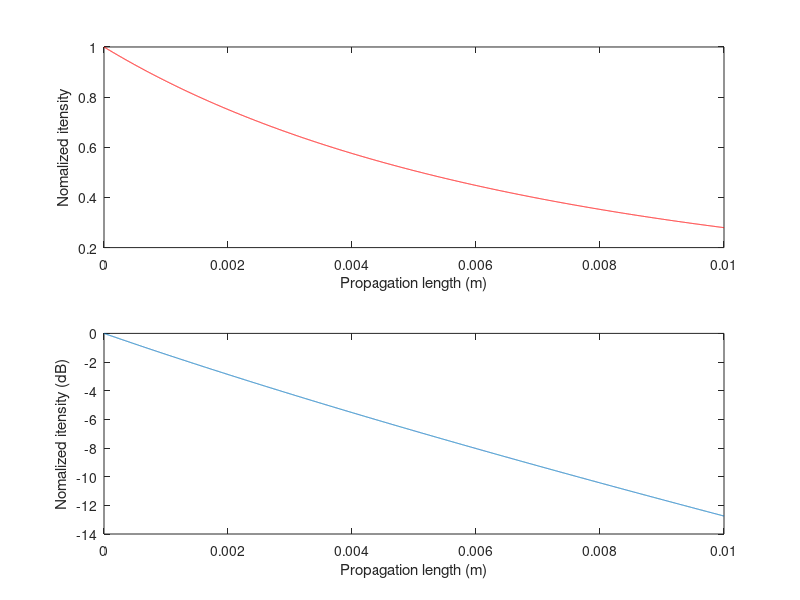

Write the MATLAB code that produced this figure.
I_0 = 100 * 1e11; % 10 MW/cm2 = 1e11W/um2 -> 157mW for 1.57um2

alpha = 100;    % 100dB/m
k_0 = 2*pi/1550e-9;     
n_2 = 6e-18;
belta = 5e-12;
L = 0:1e-6:1e-2;
L_eff = (1-exp(-alpha*L))/alpha;
I = (I_0 * exp(-alpha*L))./(1 + belta * I_0 * L_eff);
I = I./I_0;
I_log = 10*log(I);
subplot(2,1,1);
plot(L, I, "r");
xlabel("Propagation length (m)")
ylabel("Nomalized itensity")
subplot(2,1,2);
plot(L, I_log);
xlabel("Propagation length (m)")
ylabel("Nomalized itensity (dB)")
